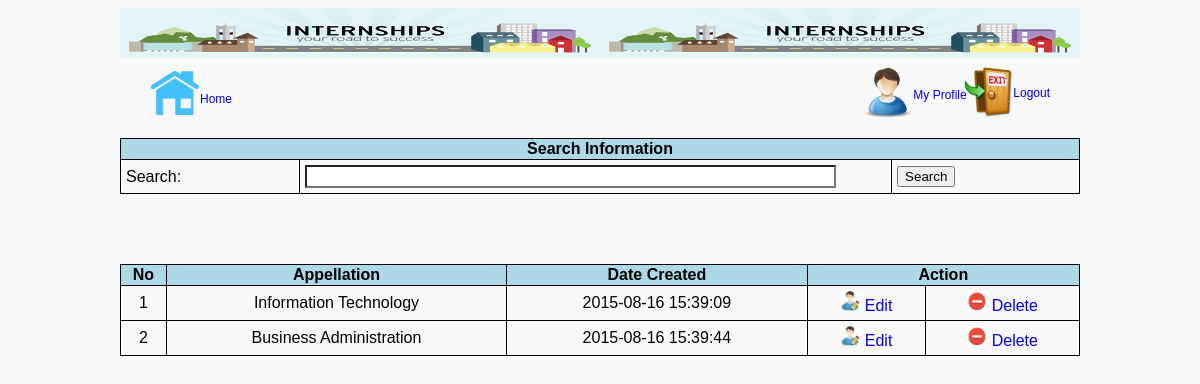
/admin_major_list.php (signed in), run on the app's committed database.
### tables this page shows
CREATE TABLE IF NOT EXISTS `major` (
  `id` int(11) NOT NULL AUTO_INCREMENT,
  `appellation` text NOT NULL,
  `DT_CREATE` datetime NOT NULL,
  `IDENT` varchar(50) NOT NULL,
  PRIMARY KEY (`id`)
);

### admin_major_list.php (the view, shortened to what this page needs)
<?php
require_once('inc/connect.php');
$i = 0;
$list = array();
if($_SERVER["REQUEST_METHOD"] == "POST") {
	$searchtext = trim($_POST['searchText']);
	$query = mysqli_query($con, "SELECT * FROM major WHERE appellation LIKE '%$searchtext%'");
	$count = mysqli_num_rows($query);
	if($count > 0) {
		while($row = mysqli_fetch_assoc($query)) {
			$i++;
			$appellation = $row['appellation'];
			$dt = $row['DT_CREATE'];
			$list[] = array($i, $appellation, $dt);
		}
	}
	else {
		$msg = "<div align=\"center\" style=\"margin-top:50px;\"><font color=\"red\">No result found.</font></div>";
	}
}
else {
	$query = mysqli_query($con, "SELECT * FROM major");
	while($row = mysqli_fetch_assoc($query)) {
		$i++;
		$appellation = $row['appellation'];
		$dt = $row['DT_CREATE'];
		$list[] = array($i, $appellation, $dt);
	}
}
?>
<!DOCTYPE html PUBLIC "-//W3C//DTD XHTML 1.0 Strict//EN" "http://www.w3.org/TR/xhtml1/DTD/xhtml1-strict.dtd">
<html xmlns="http://www.w3.org/1999/xhtml" xml:lang="en" lang="en">
<head>
<link rel="stylesheet" href="css/style.css">
</head>
<body>
	<div id="SiteBody">
		<div id="header-form"></div>
		<div id="nav-left">
			<a href="menu.php" class="link"><img src="/eintern/images/home.png" alt="home">
				<div class="title-left">
					Home
				</div>
			</a>
		</div>
		<div id="nav-right">
			<a href="#" class="link"><img src="/eintern/images/profile.png" alt="profile" class="profile">
				<div class="title-med">My Profile</div>
			</a>
			<a href="logout.php" class="link"><img src="/eintern/images/logout.png" alt="logout" class="logout">
				<div class="title-right">Logout</div>
			</a>
		</div>
		<div id="container">
			<div class="searchLog">
				<form method="post" action="<?php echo htmlspecialchars($_SERVER["PHP_SELF"]); ?>">
					<table style="margin-top:0%;">
						<th colspan="6">Search Information</th>
						<tr>
							<td>Search:</td>
							<td><input type="text" name="searchText" /></td>
							<td><input type="submit" value="Search" /></td>
						</tr>
					</table>
				</form>
			</div>
			<?php
				if(isset($msg)) {
					echo $msg;
				}
				else {
			?>
			<table>
				<th>No</th>
				<th>Appellation</th>
				<th>Date Created</th>
				<th colspan="2">Action</th>
				<tr>
				<?php
					$n = 0;
					$max = sizeOf($list);
					$query = mysqli_query($con, "SELECT id FROM major");
					while($n < $max) {
						foreach($list[$n] as $value) {
							echo '<td align="center">'.$value.'</td>';
						}
						$row = mysqli_fetch_array($query);
						$id = $row['id'];
						echo '<td align="center"><a href="admin_major_update.php?edit='.$id.'"><img src="images/edit.png" width="20" height="20" /> Edit</td>';
						echo '<td align="center"><a href="admin_major_delete.php?del='.$id.'"><img src="images/delete.png" width="20" height="20" /> Delete</td>';
						$n++;
					}
				?>
				</tr>
			</table>
			<?php } ?>
		</div>
	</div>
</body>
</html>

### css/style.css (style rules this page uses)
body { font-family:Arial, Helvetica, sans-serif; background:#F8F8F8; }
#SiteBody { width:960px; margin: 0 auto; min-width:300px; max-width:2000px; }
.searchLog { margin-top:80px; }
input[type="text"] { width: 90%; display: block; margin: 0; font-family: sans-serif; font-size: 15px; appearance: none; box-shadow: none; border-radius: none; }
table { border-collapse: collapse; width:100%; margin-top:70px; }
table, th, td { border:1px solid black; }
th { background:lightblue; }
td { padding:5px; }
.title-left { font-size:12px; margin-left:50px; margin-top:-30px; }
.title-med { font-size:12px; margin-left:50px; margin-top:20px; }
.title-right { font-size:12px; margin-left:150px; margin-top:-35px; }
img.profile { position:absolute; }
img.logout { margin-left:100px; margin-top:-35px; }
a:link { text-decoration:none; }
#header-form { width:960px; height:50px; background:lightblue; background-image:url("../images/banner2.png"); }
#nav-left { height:50px; float:left; margin-top:10px; margin-left:30px; }
#nav-right { height:50px; margin-top:10px; float:right; margin-right:30px; }

### data on the page
major: id "1", appellation "Information Technology", DT_CREATE "2015-08-16 15:39:09"
major: id "2", appellation "Business Administration", DT_CREATE "2015-08-16 15:39:44"
